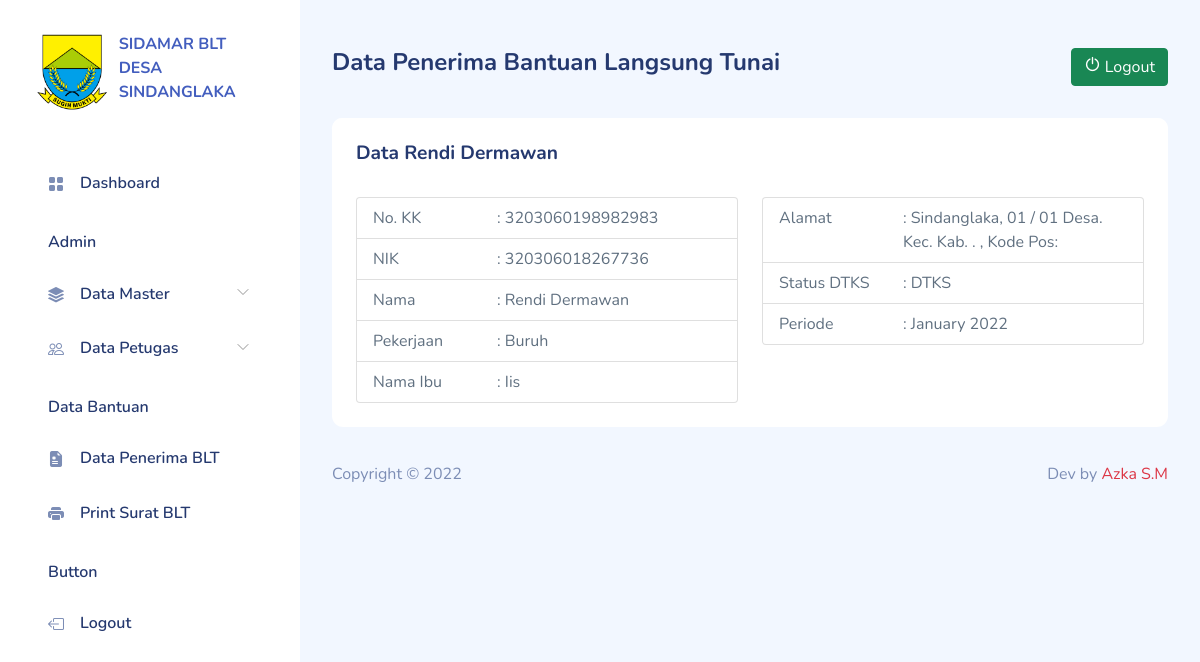
The app's page /data_blt_details.php?id=1 (signed in), older data.
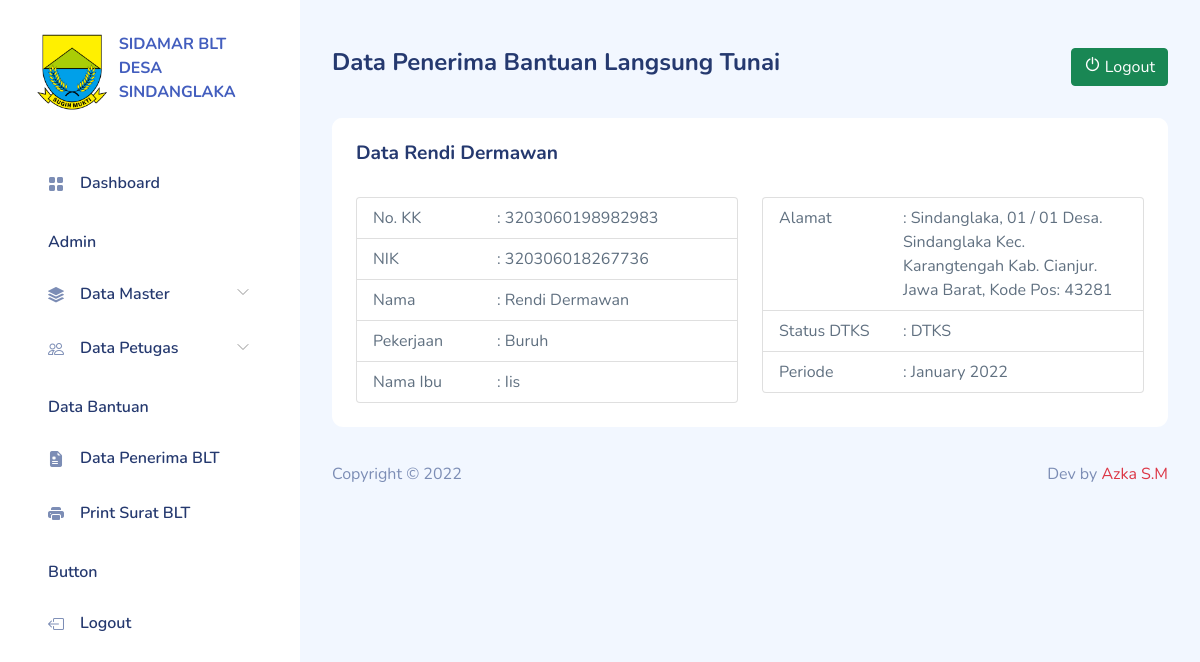
The same page, newer data.
### tables this page shows
CREATE TABLE `data_blt_penerima` (
  `id_blt` int(11) NOT NULL,
  `nama_lengkap` varchar(255) NOT NULL,
  `no_kk` varchar(1000) NOT NULL,
  `no_nik` varchar(1000) NOT NULL,
  `jalan` varchar(200) NOT NULL,
  `rtrw` varchar(200) NOT NULL,
  `desa` varchar(200) NOT NULL,
  `kecamatan` varchar(200) NOT NULL,
  `kabupaten` varchar(200) NOT NULL,
  `provinsi` varchar(200) NOT NULL,
  `kode_pos` varchar(200) NOT NULL,
  `pekerjaan` varchar(255) NOT NULL,
  `nama_ibu` varchar(255) NOT NULL,
  `status_dtks` int(11) NOT NULL,
  `periode` varchar(255) NOT NULL,
  `date_created` date NOT NULL,
  `is_active` int(11) NOT NULL
);

### functions.php (called while the page is built, shortened)
<?php
$conn = mysqli_connect("localhost", "root", "", "db_sdlk_blt");
function query($query)
{
    global $conn;
    $result = mysqli_query($conn, $query);
    $rows = [];
    while ($row = mysqli_fetch_assoc($result)) {
        $rows[] = $row;
    }
    return $rows;
}
function formatPeriode($periode)
{
    return date('F Y', strtotime($periode));
}

### data_blt_details.php (the view, shortened to what the changed rows need)
<?php
require "functions.php";
$id = $_GET["id"];
$blt = query("SELECT * FROM data_blt_penerima WHERE id_blt = $id")[0];
include "template_header.php";
?>
<div id="main">
    <div class="page-content">
        <section class="row">
            <div class="col-12 col-lg-12">
                <div class="card">
                    <div class="card-header">
                        <div class="row">
                            <div class="col-12 col-lg-8">
                                <h4>Data <?= $blt["nama_lengkap"] ?></h4>
                            </div>
                        </div>
                    </div>
                    <div class="card-body">
                        <div class="row">
                            <div class="col-12 col-lg-6">
                                <ul class="list-group">
                                    <li class="list-group-item">
                                        <div class="row">
                                            <div class="col-4">No. KK</div>
                                            <div class="col-8">: <?= $blt["no_kk"]; ?></div>
                                        </div>
                                    </li>
                                    <li class="list-group-item">
                                        <div class="row">
                                            <div class="col-4">NIK</div>
                                            <div class="col-8">: <?= $blt["no_nik"]; ?></div>
                                        </div>
                                    </li>
                                    <li class="list-group-item">
                                        <div class="row">
                                            <div class="col-4">Nama</div>
                                            <div class="col-8">: <?= $blt["nama_lengkap"]; ?></div>
                                        </div>
                                    </li>
                                    <li class="list-group-item">
                                        <div class="row">
                                            <div class="col-4">Pekerjaan</div>
                                            <div class="col-8">: <?= $blt["pekerjaan"]; ?></div>
                                        </div>
                                    </li>
                                    <li class="list-group-item">
                                        <div class="row">
                                            <div class="col-4">Nama Ibu</div>
                                            <div class="col-8">: <?= $blt["nama_ibu"]; ?></div>
                                        </div>
                                    </li>
                                </ul>
                            </div>
                            <div class="col-12 col-lg-6">
                                <ul class="list-group">
                                    <li class="list-group-item">
                                        <div class="row">
                                            <div class="col-4">Alamat</div>
                                            <div class="col-8">: <?= $blt["jalan"] . ", " . $blt["rtrw"] . " Desa. " . $blt["desa"] . " Kec. " . $blt["kecamatan"] . " Kab. " . $blt["kabupaten"] . ". " . $blt["provinsi"] . ", Kode Pos: " . $blt["kode_pos"]; ?></div>
                                        </div>
                                    </li>
                                    <li class="list-group-item">
                                        <div class="row">
                                            <div class="col-4">Periode</div>
                                            <div class="col-8">: <?php
                                                                    $periode = $blt["periode"];
                                                                    echo formatPeriode($periode);
                                                                    ?>
                                            </div>
                                        </div>
                                    </li>
                                </ul>
                            </div>
                        </div>
                    </div>
                </div>
            </div>
        </section>
    </div>
    <?php
    include "template_footer.php";
    ?>

Row changes from the older to the newer data that the page shows:
changed data_blt_penerima "Rendi Dermawan": desa (not shown) → "Sindanglaka"; kecamatan (not shown) → "Karangtengah"; kabupaten (not shown) → "Cianjur"; provinsi (not shown) → "Jawa Barat"; kode_pos (not shown) → "43281"
